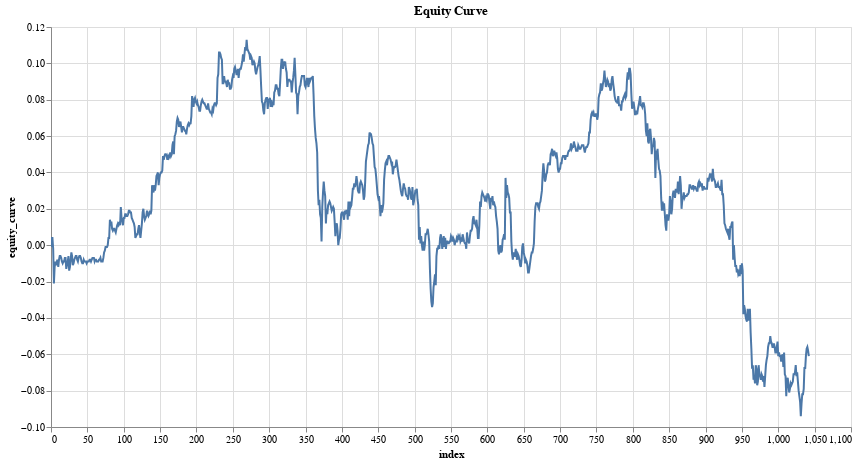

Notebook code for this chart:
### Code cell
research.plot_column(trade_results, 'equity_curve', title='Equity Curve')

### Figure 1 — Vega specification as saved in the notebook (floating-point values rounded to 4 significant figures; data arrays with more than 128 entries replaced by an {"elided": "..."} marker saying what was removed)
{"$schema": "https://vega.github.io/schema/vega/v5.json", "data": [{"name": "param_4_store"}, {"name": "source_0", "values": {"elided": "1043 records"}}, {"name": "source_0_x_domain_index", "values": [{"min": 0, "max": 1042}]}, {"name": "source_0_y_domain_equity_curve", "values": [{"min": -0.094, "max": 0.113}]}], "signals": [{"name": "unit", "value": {}, "on": [{"events": "pointermove", "update": "isTuple(group()) ? group() : unit"}]}, {"name": "param_4", "update": "vlSelectionResolve(\"param_4_store\", \"union\")"}, {"name": "param_4_index", "on": [{"events": [{"source": "view", "type": "dblclick"}], "update": "null"}, {"events": {"signal": "param_4_translate_delta"}, "update": "panLinear(param_4_translate_anchor.extent_x, -param_4_translate_delta.x / width)"}, {"events": {"signal": "param_4_zoom_delta"}, "update": "zoomLinear(domain(\"x\"), param_4_zoom_anchor.x, param_4_zoom_delta)"}]}, {"name": "param_4_equity_curve", "on": [{"events": [{"source": "view", "type": "dblclick"}], "update": "null"}, {"events": {"signal": "param_4_translate_delta"}, "update": "panLinear(param_4_translate_anchor.extent_y, param_4_translate_delta.y / height)"}, {"events": {"signal": "param_4_zoom_delta"}, "update": "zoomLinear(domain(\"y\"), param_4_zoom_anchor.y, param_4_zoom_delta)"}]}, {"name": "param_4_tuple", "on": [{"events": [{"signal": "param_4_index || param_4_equity_curve"}], "update": "param_4_index && param_4_equity_curve ? {unit: \"\", fields: param_4_tuple_fields, values: [param_4_index,param_4_equity_curve]} : null"}]}, {"name": "param_4_tuple_fields", "value": [{"field": "index", "channel": "x", "type": "R"}, {"field": "equity_curve", "channel": "y", "type": "R"}]}, {"name": "param_4_translate_anchor", "value": {}, "on": [{"events": [{"source": "scope", "type": "pointerdown"}], "update": "{x: x(unit), y: y(unit), extent_x: domain(\"x\"), extent_y: domain(\"y\")}"}]}, {"name": "param_4_translate_delta", "value": {}, "on": [{"events": [{"source": "window", "between": [{"source": "scope", "type": "pointerdown"}, {"source": "window", "type": "pointerup"}], "consume": true, "type": "pointermove"}], "update": "{x: param_4_translate_anchor.x - x(unit), y: param_4_translate_anchor.y - y(unit)}"}]}, {"name": "param_4_zoom_anchor", "on": [{"events": [{"source": "scope", "consume": true, "type": "wheel"}], "update": "{x: invert(\"x\", x(unit)), y: invert(\"y\", y(unit))}"}]}, {"name": "param_4_zoom_delta", "on": [{"events": [{"source": "scope", "consume": true, "type": "wheel"}], "update": "pow(1.001, event.deltaY * pow(16, event.deltaMode))", "force": true}]}, {"name": "param_4_modify", "on": [{"events": {"signal": "param_4_tuple"}, "update": "modify(\"param_4_store\", param_4_tuple, true)"}]}], "marks": [{"type": "line", "name": "marks", "from": {"data": "source_0"}, "sort": {"field": "x"}, "encode": {"update": {"x": {"field": "index", "scale": "x"}, "y": {"field": "equity_curve", "scale": "y"}, "stroke": {"value": "#4c78a8"}, "defined": {"signal": "isValid(datum[\"index\"]) && isFinite(+datum[\"index\"]) && isValid(datum[\"equity_curve\"]) && isFinite(+datum[\"equity_curve\"])"}, "tooltip": {"signal": "{\"index\": format(datum[\"index\"], \"\"), \"equity_curve\": format(datum[\"equity_curve\"], \"\")}"}}}, "interactive": true, "clip": true, "style": ["line"]}], "scales": [{"name": "x", "type": "linear", "domain": [{"signal": "(data(\"source_0_x_domain_index\")[0] || {}).min"}, {"signal": "(data(\"source_0_x_domain_index\")[0] || {}).max"}], "range": [0, {"signal": "width"}], "nice": true, "domainRaw": {"signal": "param_4[\"index\"]"}, "zero": false}, {"name": "y", "type": "linear", "domain": [{"signal": "(data(\"source_0_y_domain_equity_curve\")[0] || {}).min"}, {"signal": "(data(\"source_0_y_domain_equity_curve\")[0] || {}).max"}], "range": [{"signal": "height"}, 0], "zero": true, "nice": true, "domainRaw": {"signal": "param_4[\"equity_curve\"]"}}], "axes": [{"scale": "x", "zindex": 0, "gridScale": "y", "domain": false, "labels": false, "tickCount": {"signal": "ceil(width/40)"}, "aria": false, "maxExtent": 0, "ticks": false, "minExtent": 0, "grid": true, "orient": "bottom"}, {"scale": "y", "tickCount": {"signal": "ceil(height/40)"}, "domain": false, "labels": false, "grid": true, "orient": "left", "maxExtent": 0, "ticks": false, "aria": false, "gridScale": "x", "minExtent": 0, "zindex": 0}, {"scale": "x", "labelOverlap": true, "title": "index", "labelFlush": true, "orient": "bottom", "tickCount": {"signal": "ceil(width/40)"}, "grid": false, "zindex": 0}, {"scale": "y", "title": "equity_curve", "zindex": 0, "tickCount": {"signal": "ceil(height/40)"}, "orient": "left", "grid": false, "labelOverlap": true}], "title": {"text": "Equity Curve", "frame": "group"}, "width": 800, "padding": 5, "background": "white", "height": 400, "style": "cell"}
